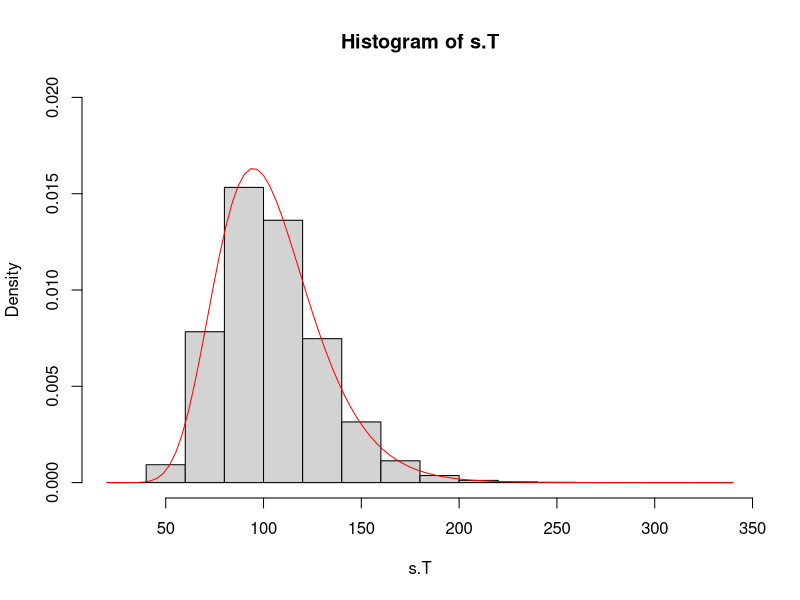

Write the R code that produced this figure.
## ---- chunk 1
knitr::opts_chunk$set(echo = TRUE)
## ---- chunk 2
r=0.04
## ---- chunk 3
#about the stock
s0=100
sigma=0.25
#about the call
T=1
K=95
## ---- chunk 4
d.one=(log(s0/K)+(r+sigma^2/2)*T)/sigma/sqrt(T)
#d.one

d.two=d.one-sigma*sqrt(T)
#d.two

n.d.one=pnorm(d.one)
n.d.two=pnorm(d.two)

v.c=s0*n.d.one-K*exp(-r*T)*n.d.two
v.c

#just for laughs for the put
v.p=K*exp(-r*T)*pnorm(-d.two)-s0*pnorm(-d.one)
v.p

#put-call parity
left=v.c-v.p
right=s0-K*exp(-r*T)
left
right
## ---- chunk 5
nsims=10^5

#simulated standard normals
z.s=rnorm(nsims)
#hist(z.s)

#Black-Scholes
s.T=s0*exp((r-sigma^2/2)*T+sigma*sqrt(T)*z.s)
#hist(s.T)

#simulated payoffs
v.T=pmax(s.T-K,0)

#average simulated payoff
v.bar=mean(v.T)

#Monte Carlo price
v.c.mc=exp(-r*T)*v.bar
v.c.mc

#just for laughs
hist(s.T, prob=TRUE, ylim=c(0,0.02))
curve(dlnorm(x, meanlog=log(s0)+(r-sigma^2/2)*T, sdlog=sigma*sqrt(T)), add=TRUE, col="red")
## ---- chunk 6
#shorthand
mu=r-sigma^2/2

#simulated stock prices
s.T=s0*rlnorm(nsims, meanlog=mu*T, sdlog=sigma*sqrt(T))
#hist(s.T)

#simulated payoffs
v.T=pmax(s.T-K,0)

#average simulated payoff
v.bar=mean(v.T)

#Monte Carlo price 
v.mc.0=exp(-r*T)*v.bar
v.mc.0
